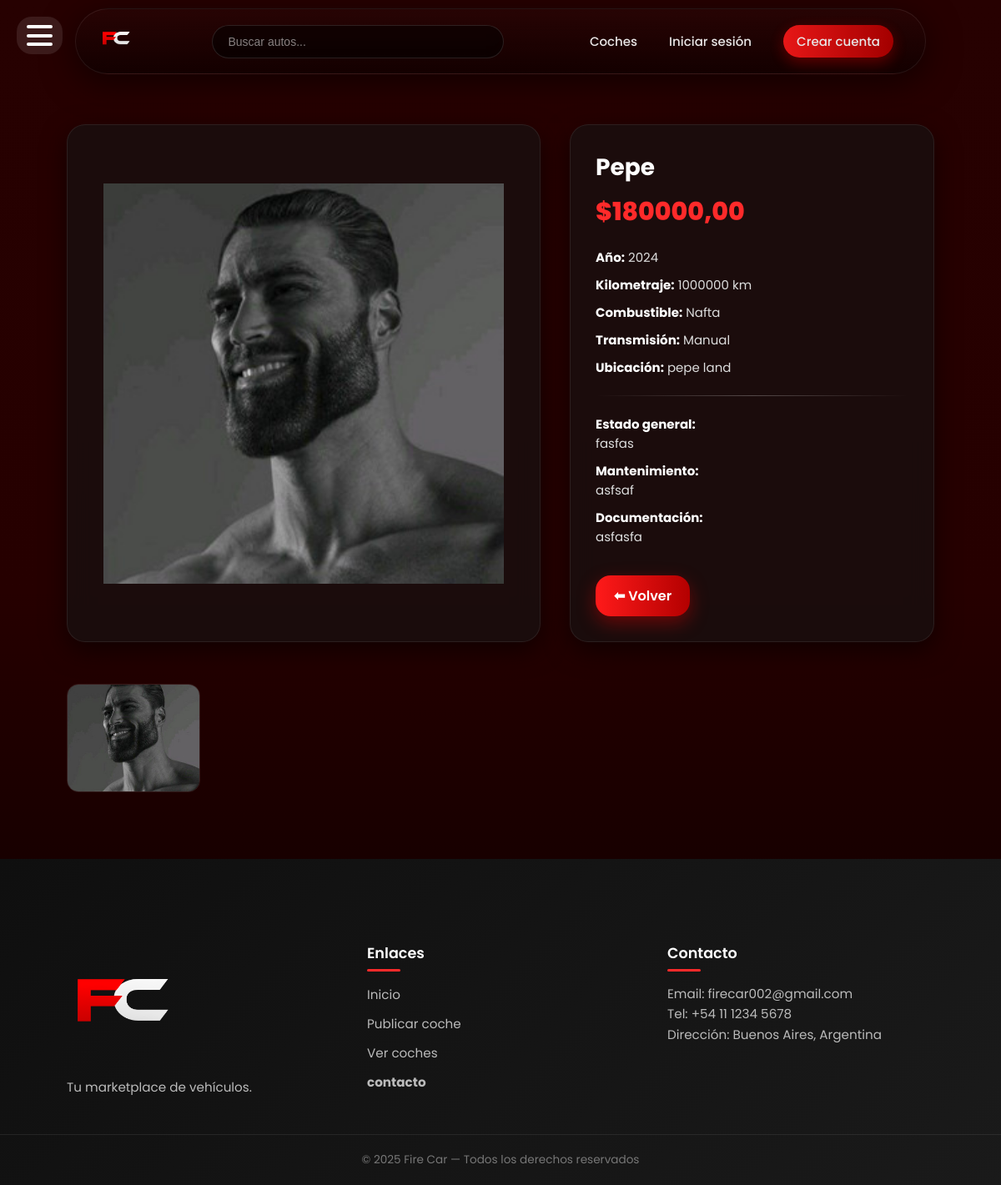
The app's page /marketplace/1/ with its own data.
### app/models.py (models this page shows, shortened)
class Coche(models.Model):
    COMBUSTIBLE_CHOICES = [
        ('nafta', 'Nafta'),
        ('diesel', 'Diésel'),
        ('hibrido', 'Híbrido'),
        ('electrico', 'Eléctrico'),
    ]
    TRANSMISION_CHOICES = [
        ('manual', 'Manual'),
        ('automatica', 'Automática'),
    ]
    usuario = models.ForeignKey(
        UsuarioPersonalizado,
        on_delete=models.CASCADE,
        related_name='coches',
        null=True,
        blank=True
    )
    marca_modelo = models.CharField(max_length=100)
    año = models.IntegerField()
    kilometraje = models.IntegerField()
    precio = models.DecimalField(max_digits=12, decimal_places=2)
    combustible = models.CharField(max_length=20, choices=COMBUSTIBLE_CHOICES)
    transmision = models.CharField(max_length=20, choices=TRANSMISION_CHOICES)
    estado_general = models.TextField()
    mantenimiento = models.TextField()
    documentacion = models.TextField()
    ubicacion = models.CharField(max_length=100)
    fecha_publicacion = models.DateTimeField(auto_now_add=True)

class FotoCoche(models.Model):
    coche = models.ForeignKey(Coche, related_name='fotos', on_delete=models.CASCADE)
    imagen = models.ImageField(upload_to='coches/')

### app/views.py (the view)
# urls.py: path("marketplace/<int:pk>/", detalle_producto, name="detalle_producto"),
def detalle_producto(request, pk):
    producto = get_object_or_404(Coche, pk=pk)
    return render(request, "detalle_producto.html", {
        "producto": producto
    })

### app/templates/detalle_producto.html (shortened to what this page needs)
{% extends "base.html" %}
{% block content %}
<div class="detail-container">
    <div class="detail-left">
        {% if producto.fotos.first %}
            <img src="{{ producto.fotos.first.imagen.url }}" class="detail-img">
        {% endif %}
    </div>
    <div class="detail-right">
        <h2>{{ producto.marca_modelo }}</h2>
        <h3 class="price">${{ producto.precio }}</h3>
        <p><strong>Año:</strong> {{ producto.año }}</p>
        <p><strong>Kilometraje:</strong> {{ producto.kilometraje }} km</p>
        <p><strong>Combustible:</strong> {{ producto.get_combustible_display }}</p>
        <p><strong>Transmisión:</strong> {{ producto.get_transmision_display }}</p>
        <p><strong>Ubicación:</strong> {{ producto.ubicacion }}</p>
        <hr>
        <p><strong>Estado general:</strong><br>{{ producto.estado_general }}</p>
        <p><strong>Mantenimiento:</strong><br>{{ producto.mantenimiento }}</p>
        <p><strong>Documentación:</strong><br>{{ producto.documentacion }}</p>
        <a href="{% url 'marketplace' %}" class="back-btn">⬅ Volver</a>
    </div>
</div>
<div class="detail-gallery">
    {% for foto in producto.fotos.all %}
        <img src="{{ foto.imagen.url }}">
    {% endfor %}
</div>
{% endblock %}

### app/templates/base.html (shortened to what this page needs)
{% load static %}
<!DOCTYPE html>
<html lang="es">
<head>
    <link rel="stylesheet" href="{% static 'app/index.css' %}?v=8">
</head>
<body>
<div class="hamburger-wrapper">
    <div class="hamburger-btn" id="hamburgerToggle">
        <span></span>
        <span></span>
        <span></span>
    </div>
</div>
<nav class="dynamic-island">
    <div class="island-content">
        <a href="{% url 'index' %}">
            <img src="{% static 'app/logoo.png' %}" class="island-logo">
        </a>
        <form method="GET" action="{% url 'marketplace' %}" class="island-search-form">
    <input
        type="text"
        name="q"
        class="island-search"
        placeholder="Buscar autos..."
        value="{{ request.GET.q }}"
    >
</form>
        <div class="island-links">
            <a href="{% url 'marketplace' %}">Coches</a>
            {% if user.is_authenticated %}
                <div class="cuenta-dropdown">
                    <button class="cuenta-btn">
                        {% if user.foto_perfil %}
                            <img src="{{ user.foto_perfil.url }}" class="avatar">
                        {% else %}
                            <img src="{% static 'app/user-icon.png' %}" class="avatar">
                        {% endif %}
                    </button>
                    <div class="cuenta-menu">
                        <a href="{% url 'dashboard' %}">Mi perfil</a>
                        <form id="logoutForm" method="POST" action="{% url 'logout' %}" style="display:none;">
                            {% csrf_token %}
                        </form>
                        <a href="#" onclick="document.getElementById('logoutForm').submit(); return false;">Cerrar sesión</a>
                    </div>
                </div>
            {% else %}
                <a href="{% url 'login' %}">Iniciar sesión</a>
                <a href="{% url 'registro' %}" class="island-btn">Crear cuenta</a>
            {% endif %}
        </div>
    </div>
</nav>
<div class="container">
    {% block content %}
    {% endblock %}
</div>
<footer class="footer">
    <div class="footer-container">
        <div class="footer-col">
            <img src="{% static 'app/logoo.png' %}" class="island-logo">
            <p>Tu marketplace de vehículos.</p>
        </div>
        <div class="footer-col">
            <h4>Enlaces</h4>
            <ul>
                <li><a href="{% url 'index' %}">Inicio</a></li>
                <li><a href="{% url 'publicar_producto' %}">Publicar coche</a></li>
                <li><a href="{% url 'marketplace' %}">Ver coches</a></li>
                <li>
                    <a href="https://wa.me/5491127894944?text=Hola%20quiero%20consultar%20por%20la%20venta%20de%20un%20vehículo"
                       class="service-link" target="_blank">
                       contacto
                    </a>
                </li>
            </ul>
        </div>
        <div class="footer-col">
            <h4>Contacto</h4>
            <p>Email: firecar002@gmail.com</p>
            <p>Tel: +54 11 1234 5678</p>
            <p>Dirección: Buenos Aires, Argentina</p>
        </div>
    </div>
    <div class="footer-bottom">
        © 2025 Fire Car — Todos los derechos reservados
    </div>
</footer>
</body>
</html>

### records on screen
Coche: fotos.first.imagen (picture), marca_modelo "Pepe", precio "180000,00", año "2024", kilometraje "1000000", combustible "Nafta", transmision "Manual", ubicacion "pepe land", estado_general "fasfas", mantenimiento "asfsaf", documentacion "asfasfa"
FotoCoche: imagen (picture)
